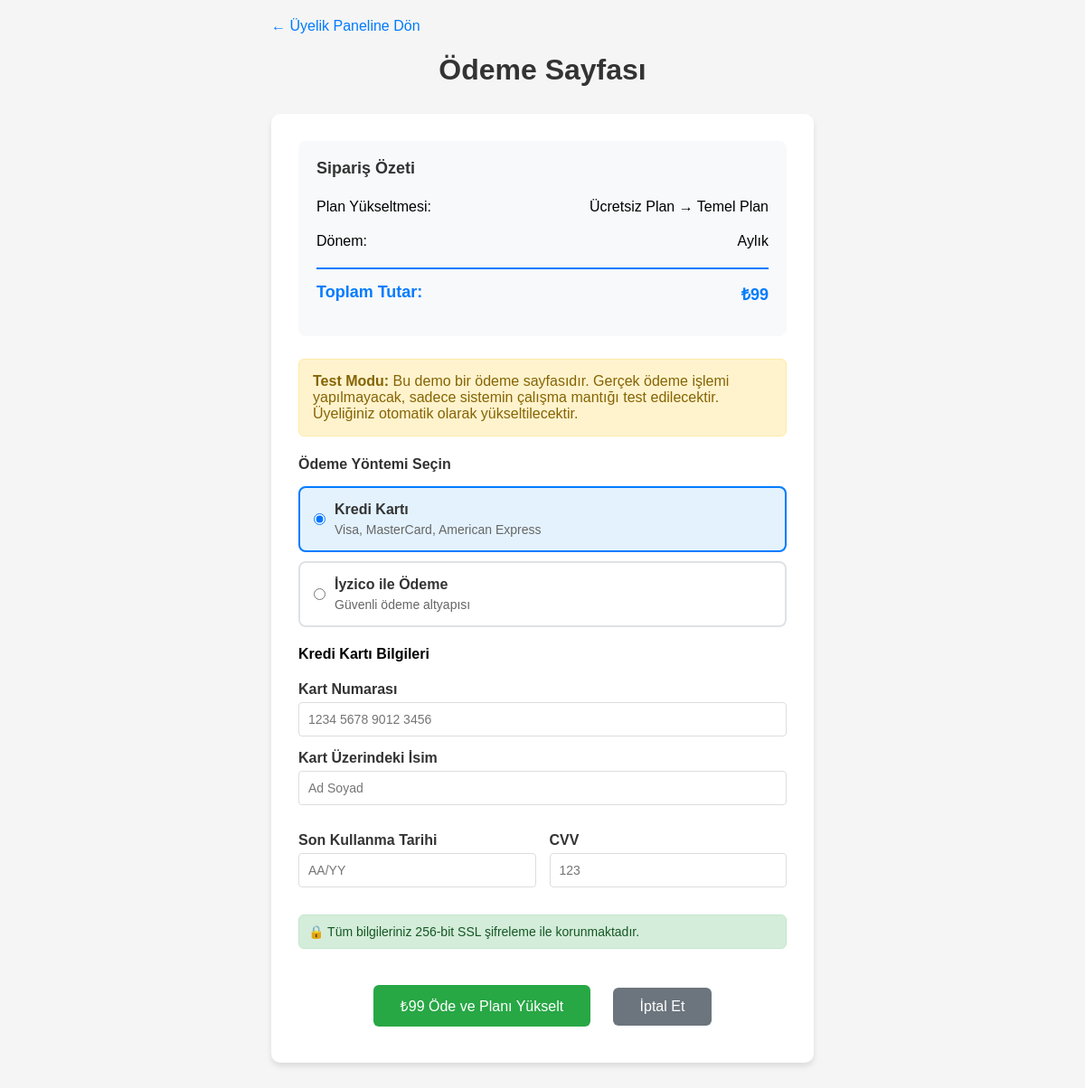
The page /memberships/payment/1/ (signed in) on the database its author committed.
### apps/memberships/models.py (models this page shows, shortened)
class MembershipUpgrade(TimeStampedModel):
    STATUS_CHOICES = (
        ('pending', 'Bekliyor'),
        ('approved', 'Onaylandı'),
        ('rejected', 'Reddedildi'),
    )
    user = models.ForeignKey(
        settings.AUTH_USER_MODEL,
        on_delete=models.CASCADE,
        related_name='upgrade_requests'
    )
    current_plan = models.ForeignKey(
        SubscriptionPlan,
        on_delete=models.PROTECT,
        related_name='current_upgrades'
    )
    requested_plan = models.ForeignKey(
        SubscriptionPlan,
        on_delete=models.PROTECT,
        related_name='requested_upgrades'
    )
    status = models.CharField(
        max_length=20,
        choices=STATUS_CHOICES,
        default='pending'
    )
    price_difference = models.DecimalField(max_digits=10, decimal_places=2)
    requested_at = models.DateTimeField(auto_now_add=True)
    processed_at = models.DateTimeField(null=True, blank=True)
    class Meta:
        verbose_name = 'Üyelik Yükseltme'
        verbose_name_plural = 'Üyelik Yükseltmeleri'
        ordering = ['-requested_at']

class SubscriptionPlan(TimeStampedModel):
    PLAN_TYPE_CHOICES = (
        ('free', 'Ücretsiz'),
        ('basic', 'Temel'),
        ('pro', 'Profesyonel'),
        ('enterprise', 'Kurumsal'),
    )
    BILLING_CYCLE_CHOICES = (
        ('monthly', 'Aylık'),
        ('quarterly', '3 Aylık'),
        ('yearly', 'Yıllık'),
    )
    name = models.CharField(max_length=50, verbose_name='Plan Adı')
    plan_type = models.CharField(
        max_length=20,
        choices=PLAN_TYPE_CHOICES,
        unique=True,
        verbose_name='Plan Tipi'
    )
    price = models.DecimalField(
        max_digits=10,
        decimal_places=2,
        default=0,
        verbose_name='Fiyat'
    )
    billing_cycle = models.CharField(
        max_length=20,
        choices=BILLING_CYCLE_CHOICES,
        default='monthly',
        verbose_name='Faturalama Döngüsü'
    )
    max_job_posts = models.PositiveIntegerField(
        default=1,
        verbose_name='Maksimum İlan Sayısı'
    )
    can_highlight_jobs = models.BooleanField(
        default=False,
        verbose_name='İlan Öne Çıkarma'
    )
    can_feature_jobs = models.BooleanField(
        default=False,
        verbose_name='Öne Çıkan İlan'
    )
    cv_pool_access = models.BooleanField(
        default=False,
        verbose_name='CV Havuzu Erişimi'
    )
    priority_support = models.BooleanField(
        default=False,
        verbose_name='Öncelikli Destek'
    )
    analytics_access = models.BooleanField(
        default=False,
        verbose_name='Analitik Erişimi'
    )
    is_active = models.BooleanField(default=True, verbose_name='Aktif')
    sort_order = models.PositiveIntegerField(default=0, verbose_name='Sıralama')
    class Meta:
        verbose_name = 'Üyelik Planı'
        verbose_name_plural = 'Üyelik Planları'
        ordering = ['sort_order', 'price']

### apps/memberships/views.py (the view, shortened to what this page needs)
# urls.py: path('payment/<int:upgrade_id>/', views.membership_payment, name='payment'),
@login_required
def membership_payment(request, upgrade_id):
    upgrade = get_object_or_404(MembershipUpgrade, id=upgrade_id, user=request.user)
    if upgrade.status != 'pending':
        messages.error(request, 'Bu yükseltme talebi zaten işlenmiş.')
        return redirect('memberships:dashboard')
    context = {
        'upgrade': upgrade,
        'amount': upgrade.price_difference
    }
    return render(request, 'memberships/payment.html', context)

### templates/memberships/payment.html (shortened to what this page needs)
<!DOCTYPE html>
<html lang="tr">
<head>
</head>
<body>
    <div class="container">
        <div class="back-link">
            <a href="{% url 'memberships:dashboard' %}">← Üyelik Paneline Dön</a>
        </div>
        <h1>Ödeme Sayfası</h1>
        <div class="payment-container">
            <div class="order-summary">
                <h3>Sipariş Özeti</h3>
                <div class="summary-item">
                    <span>Plan Yükseltmesi:</span>
                    <span>{{ upgrade.current_plan.name }} → {{ upgrade.requested_plan.name }}</span>
                </div>
                <div class="summary-item">
                    <span>Dönem:</span>
                    <span>{{ upgrade.requested_plan.get_billing_cycle_display }}</span>
                </div>
                <div class="summary-item total">
                    <span>Toplam Tutar:</span>
                    <span>₺{{ amount|floatformat:0 }}</span>
                </div>
            </div>
            <div class="mock-payment-notice">
                <strong>Test Modu:</strong> Bu demo bir ödeme sayfasıdır. Gerçek ödeme işlemi yapılmayacak, sadece sistemin çalışma mantığı test edilecektir. Üyeliğiniz otomatik olarak yükseltilecektir.
            </div>
            <form method="post" id="payment-form">
                <div class="payment-method">
                    <h4>Ödeme Yöntemi Seçin</h4>
                    <div class="payment-options">
                        <label class="payment-option selected">
                            <input type="radio" name="payment_method" value="credit_card" checked>
                            <div class="payment-option-info">
                                <div class="payment-option-title">Kredi Kartı</div>
                                <div class="payment-option-desc">Visa, MasterCard, American Express</div>
                            </div>
                        </label>
                        <label class="payment-option">
                            <input type="radio" name="payment_method" value="iyzico">
                            <div class="payment-option-info">
                                <div class="payment-option-title">İyzico ile Ödeme</div>
                                <div class="payment-option-desc">Güvenli ödeme altyapısı</div>
                            </div>
                        </label>
                    </div>
                </div>
                <div id="credit-card-form">
                    <h4>Kredi Kartı Bilgileri</h4>
                    <div class="form-group">
                        <label for="card_number">Kart Numarası</label>
                        <input type="text" id="card_number" name="card_number" placeholder="1234 5678 9012 3456" maxlength="19">
                    </div>
                    <div class="form-group">
                        <label for="card_name">Kart Üzerindeki İsim</label>
                        <input type="text" id="card_name" name="card_name" placeholder="Ad Soyad">
                    </div>
                    <div class="form-row">
                        <div class="form-group">
                            <label for="expiry_date">Son Kullanma Tarihi</label>
                            <input type="text" id="expiry_date" name="expiry_date" placeholder="AA/YY" maxlength="5">
                        </div>
                        <div class="form-group">
                            <label for="cvv">CVV</label>
                            <input type="text" id="cvv" name="cvv" placeholder="123" maxlength="4">
                        </div>
                    </div>
                    <div class="security-info">
                        🔒 Tüm bilgileriniz 256-bit SSL şifreleme ile korunmaktadır.
                    </div>
                </div>
                <div class="action-buttons">
                    <button type="submit" class="btn btn-success" id="pay-button">
                        ₺{{ amount|floatformat:0 }} Öde ve Planı Yükselt
                    </button>
                    <a href="{% url 'memberships:dashboard' %}" class="btn btn-secondary">
                        İptal Et
                    </a>
                </div>
            </form>
        </div>
    </div>
</body>
</html>

### templates/memberships/payment.html (style rules this page uses)
body { font-family: Arial, sans-serif; margin: 0; padding: 20px; background: #f5f5f5; }
.container { max-width: 600px; margin: 0 auto; }
.back-link { margin-bottom: 20px; }
.back-link a { color: #007bff; text-decoration: none; }
h1 { color: #333; text-align: center; margin-bottom: 30px; }
.payment-container { background: white; border-radius: 10px; padding: 30px; box-shadow: 0 4px 6px rgba(0,0,0,0.1); margin-bottom: 20px; }
.order-summary { background: #f8f9fa; border-radius: 8px; padding: 20px; margin-bottom: 25px; }
.order-summary h3 { margin-top: 0; color: #333; font-size: 18px; }
.summary-item { display: flex; justify-content: space-between; margin: 10px 0; padding: 5px 0; }
.summary-item.total { border-top: 2px solid #007bff; font-weight: bold; font-size: 18px; color: #007bff; margin-top: 15px; padding-top: 15px; }
.payment-method { margin: 20px 0; }
.payment-method h4 { color: #333; margin-bottom: 15px; }
.payment-options { display: grid; gap: 10px; }
.payment-option { border: 2px solid #dee2e6; border-radius: 8px; padding: 15px; cursor: pointer; transition: all 0.3s ease; display: flex; align-items: center; gap: 10px; }
.payment-option.selected { border-color: #007bff; background: #e3f2fd; }
.payment-option input[type="radio"] { margin: 0; }
.payment-option-info { flex: 1; }
.payment-option-title { font-weight: bold; color: #333; }
.payment-option-desc { font-size: 14px; color: #666; margin-top: 5px; }
.mock-payment-notice { background: #fff3cd; border: 1px solid #ffeaa7; border-radius: 6px; padding: 15px; margin: 20px 0; color: #856404; }
.mock-payment-notice strong { color: #856404; }
.form-group { margin: 15px 0; }
.form-group label { display: block; margin-bottom: 5px; font-weight: bold; color: #333; }
.form-group input, .form-group select { width: 100%; padding: 10px; border: 1px solid #ddd; border-radius: 4px; font-size: 14px; box-sizing: border-box; }
.form-row { display: grid; grid-template-columns: 1fr 1fr; gap: 15px; }
.security-info { background: #d4edda; border: 1px solid #c3e6cb; border-radius: 6px; padding: 10px; margin: 15px 0; font-size: 14px; color: #155724; }
.action-buttons { text-align: center; margin-top: 30px; }
.btn { display: inline-block; padding: 12px 30px; margin: 10px; border: none; border-radius: 6px; text-decoration: none; font-size: 16px; cursor: pointer; transition: background-color 0.3s ease; }
.btn-success { background: #28a745; color: white; }
.btn-secondary { background: #6c757d; color: white; }

### rows shown on the page
MembershipUpgrade: current_plan.name "Ücretsiz Plan", requested_plan.name "Temel Plan", requested_plan.billing_cycle "Aylık", price_difference "99"
